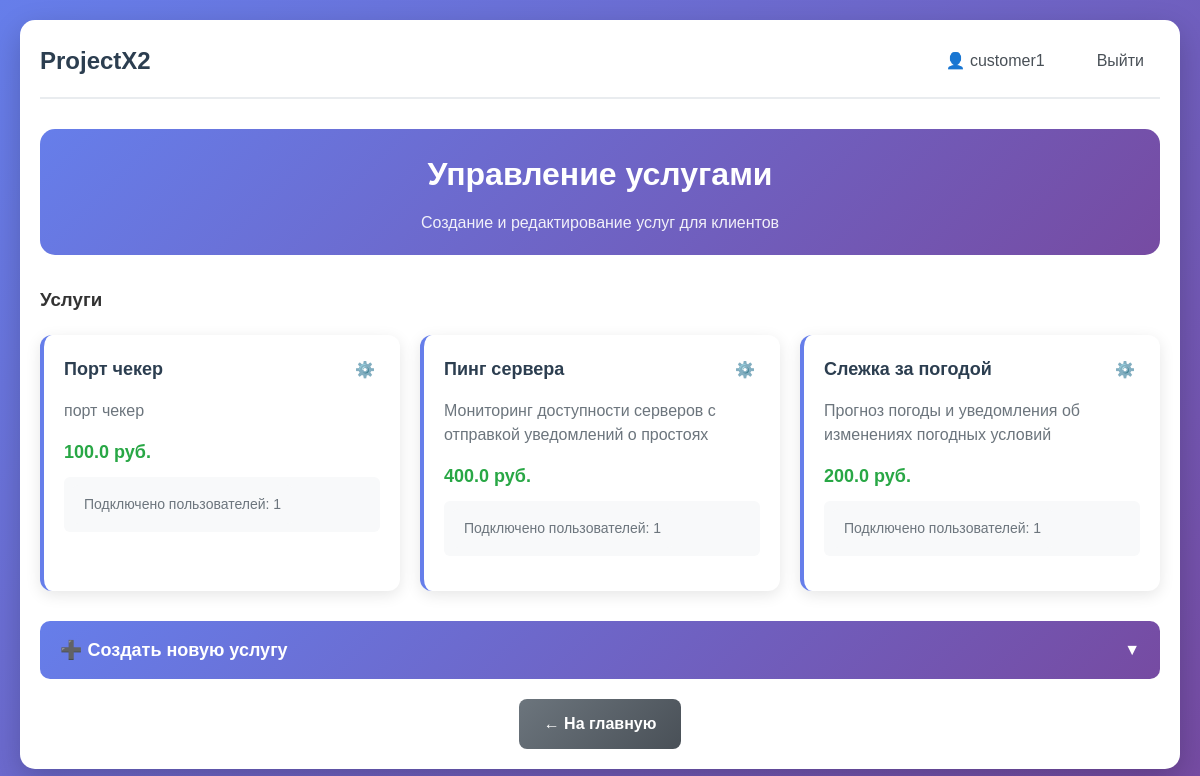
The app's page /customer/services (signed in) with its own data.
### app.py (models this page shows, shortened)
class User(UserMixin, db.Model):
    __tablename__ = 'users'
    id = db.Column(db.Integer, primary_key=True)
    username = db.Column(db.String(64), unique=True, nullable=False)
    email = db.Column(db.String(120), unique=True, nullable=False)
    password_hash = db.Column(db.String(256), nullable=False)
    role = db.Column(db.String(20), nullable=False)
    created_at = db.Column(db.DateTime, default=datetime.utcnow)
    is_active = db.Column(db.Boolean, default=True)
    services = db.relationship('UserService', backref='user', lazy=True)
    balance = db.Column(db.Float, default=0.0)  # Баланс для клиентов

class Service(db.Model):
    id = db.Column(db.Integer, primary_key=True)
    name = db.Column(db.String(100), nullable=False)
    description = db.Column(db.Text, nullable=False)
    price = db.Column(db.Float, default=0.0)
    is_active = db.Column(db.Boolean, default=True)
    created_at = db.Column(db.DateTime, default=datetime.utcnow)
    customer_id = db.Column(db.Integer, db.ForeignKey('users.id'), nullable=False)
    users = db.relationship('UserService', backref='service', lazy=True)

### app.py (the view)
@app.route('/customer/services')
@login_required
def customer_services():
    if current_user.role != 'customer':
        flash('Доступ запрещен. Только для заказчиков.', 'error')
        return redirect(url_for('index'))
    services = Service.query.filter_by(customer_id=current_user.id).order_by(Service.created_at.desc()).all()
    return render_template('customer_services.html', services=services)

### app.py (called while the page is built)
@login_manager.user_loader
def load_user(user_id):
    return db.session.get(User, int(user_id))

@app.before_request
def check_user_active():
    if current_user.is_authenticated and not current_user.is_active:
        logout_user()
        flash('Ваш аккаунт заблокирован. Обратитесь к администратору.', 'error')
        return redirect(url_for('login'))

### templates/customer_services.html (shortened to what this page needs)
{% extends "base.html" %}
{% block content %}
<div class="admin-container">
    <div class="admin-header">
        <h2> Управление услугами</h2>
        <p class="admin-subtitle">Создание и редактирование услуг для клиентов</p>
    </div>
    <div class="services-list">
        <h3> Услуги</h3>
        {% if services %}
            <div class="services-grid">
                {% for service in services %}
                <div class="service-card">
                    <div class="service-header">
                        <h4>{{ service.name }}</h4>
                        <div class="service-header-actions">
                            <div class="service-dropdown">
                               <button class="service-settings-btn" onclick="toggleSettings({{ service.id }}, event)">
                                        ⚙️
                                    </button>
                            </div>
                        </div>
                    </div>
                    <p class="service-description">{{ service.description }}</p>
                    <div class="service-price">
                         {{ service.price }} руб.
                    </div>
                    <div class="service-stats">
                        <div class="users-count-container"
                            onmouseover="showTooltip(this, 'просмотр подключённых пользователей')"
                            onmouseout="hideTooltip(this)"
                            onclick="toggleUsersList({{ service.id }})">
                            <span class="users-count">Подключено пользователей: {{ service.users|length }}</span>
                        </div>
                    </div>
                </div>
                {% endfor %}
            </div>
        {% else %}
            <div class="empty-state">
                <div class="empty-icon">📭</div>
                <h4>Услуги не найдены</h4>
                <p>Создайте свою первую услугу для клиентов.</p>
            </div>
        {% endif %}
    </div>
    <div class="service-form-section">
        <div class="form-toggle" onclick="toggleServiceForm()">
            <h3>➕ Создать новую услугу</h3>
            <span class="toggle-arrow">▼</span>
        </div>
    </div>
    <div class="admin-actions" style="margin-top: 20px;">
        <a href="{{ url_for('index') }}" class="btn btn-secondary">← На главную</a>
    </div>
</div>
{% endblock %}

### templates/base.html (shortened to what this page needs)
<!DOCTYPE html>
<html lang="ru">
<head>
    <link rel="stylesheet" href="{{ url_for('static', filename='css/style.css') }}">
</head>
<body>
    <div class="container">
        <nav class="navbar">
            <h1><a href="/" class="nav-logo">ProjectX2</a></h1>
            <div class="nav-links">
                {% if current_user.is_authenticated %}
                    <a href="/profile" class="nav-link">👤 {{ current_user.username }}</a>
                    <a href="/logout" class="nav-link">Выйти</a>
                {% else %}
                    <a href="/login" class="nav-link">Войти</a>
                    <a href="/register" class="nav-link">Регистрация</a>
                {% endif %}
            </div>
        </nav>
        <main>
            {% block content %}{% endblock %}
        </main>
    </div>
</body>
</html>

### static/css/style.css (style rules this page uses)
* { margin: 0; padding: 0; box-sizing: border-box; }
body { font-family: 'Arial', sans-serif; line-height: 1.6; color: #333; background: linear-gradient(135deg, #667eea 0%, #764ba2 100%); min-height: 100vh; padding: 20px; }
.container { max-width: 1200px; margin: 0 auto; background: white; padding: 20px; border-radius: 15px; box-shadow: 0 10px 30px rgba(0, 0, 0, 0.2); }
.navbar { display: flex; justify-content: space-between; align-items: center; margin-bottom: 30px; padding-bottom: 15px; border-bottom: 2px solid #e9ecef; }
.nav-logo { text-decoration: none; color: #2c3e50; font-size: 24px; font-weight: bold; }
.nav-links { display: flex; gap: 20px; align-items: center; }
.nav-link { text-decoration: none; color: #495057; padding: 8px 16px; border-radius: 8px; transition: all 0.3s ease; font-weight: 500; }
.btn { padding: 12px 25px; border: none; border-radius: 8px; cursor: pointer; font-size: 16px; text-decoration: none; display: inline-block; text-align: center; transition: all 0.3s ease; font-weight: 600; }
.btn-secondary { background: linear-gradient(135deg, #6c757d 0%, #495057 100%); color: white; }
.container { animation: fadeIn 0.6s ease-out; }
.admin-container { max-width: 1400px; margin: 0 auto; }
.admin-header { text-align: center; margin-bottom: 30px; padding: 20px; background: linear-gradient(135deg, #667eea 0%, #764ba2 100%); border-radius: 15px; color: white; }
.admin-header h2 { margin: 0; font-size: 32px; }
.admin-subtitle { margin: 10px 0 0 0; opacity: 0.9; font-size: 16px; }
.admin-actions { display: flex; gap: 15px; justify-content: center; flex-wrap: wrap; }
.services-grid { display: grid; grid-template-columns: repeat(auto-fit, minmax(350px, 1fr)); gap: 20px; margin-top: 20px; }
.service-card { background: white; border-radius: 12px; padding: 20px; box-shadow: 0 4px 15px rgba(0,0,0,0.1); border-left: 4px solid #667eea; }
.service-header { display: flex; justify-content: space-between; align-items: center; margin-bottom: 15px; }
.service-header h4 { margin: 0; color: #2c3e50; font-size: 18px; }
.service-description { color: #6c757d; margin-bottom: 15px; line-height: 1.5; }
.service-price { font-size: 18px; font-weight: bold; color: #28a745; margin-bottom: 10px; }
.service-stats { font-size: 14px; color: #6c757d; margin-bottom: 15px; padding: 8px; background: #f8f9fa; border-radius: 6px; }

### templates/customer_services.html (style rules this page uses)
.service-header-actions { display: flex; align-items: center; gap: 10px; }
.service-dropdown { position: relative; display: inline-block; }
.service-settings-btn { background: none; border: none; font-size: 16px; cursor: pointer; padding: 5px; border-radius: 4px; transition: background-color 0.3s; }
.users-count-container { position: relative; display: inline-block; cursor: pointer; padding: 8px 12px; background-color: #f8f9fa; border-radius: 6px; transition: background-color 0.3s ease; }
.service-form-section { margin-top: 30px; }
.form-toggle { display: flex; justify-content: space-between; align-items: center; padding: 15px 20px; background: linear-gradient(135deg, #667eea 0%, #764ba2 100%); color: white; border-radius: 10px; cursor: pointer; transition: background-color 0.3s ease; }
.form-toggle h3 { margin: 0; font-size: 18px; }
.toggle-arrow { font-size: 16px; transition: transform 0.3s ease; }
.admin-actions { margin-top: 20px; }

### records on screen
User: username "customer1"
Service: name "Порт чекер", description "порт чекер", price "100.0", users|length "1"
Service: name "Пинг сервера", description "Мониторинг доступности серверов с отправкой уведомлений о простоях", price "400.0", users|length "1"
Service: name "Слежка за погодой", description "Прогноз погоды и уведомления об изменениях погодных условий", price "200.0", users|length "1"
